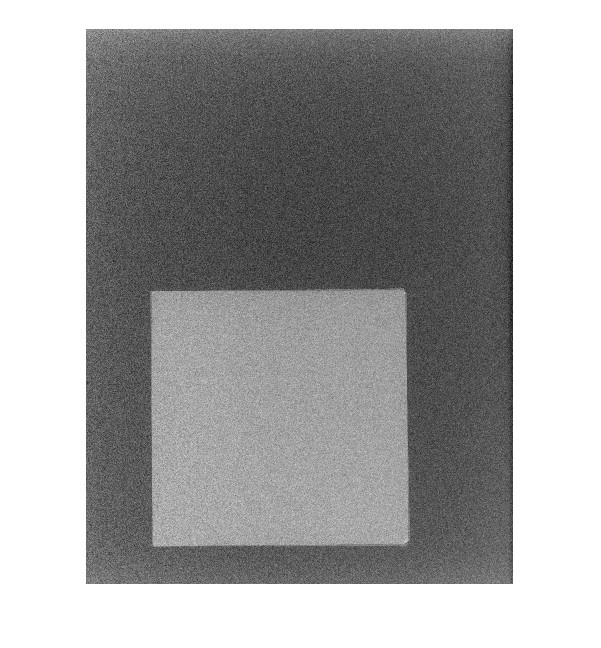
%> input picture IC GIM 2024/Imagens Artigo/mg1.jpg, 601 x 648 px; the run also reads 2 pictures not shown here
$ octave gerar_montagem.m   (GNU Octave 9; MATLAB toolbox functions it lacks are replaced by stand-ins)
%> lines starting %> are read from the running program, lines starting %| are printed output that depends on the picture
clear;clc;close all;
um = imread("mg1.jpg");
%> um is the input picture: size 648x601x3 uint8; min 6, max 255, mean 164.6
dois = imread("mg1_pedaço.jpg");
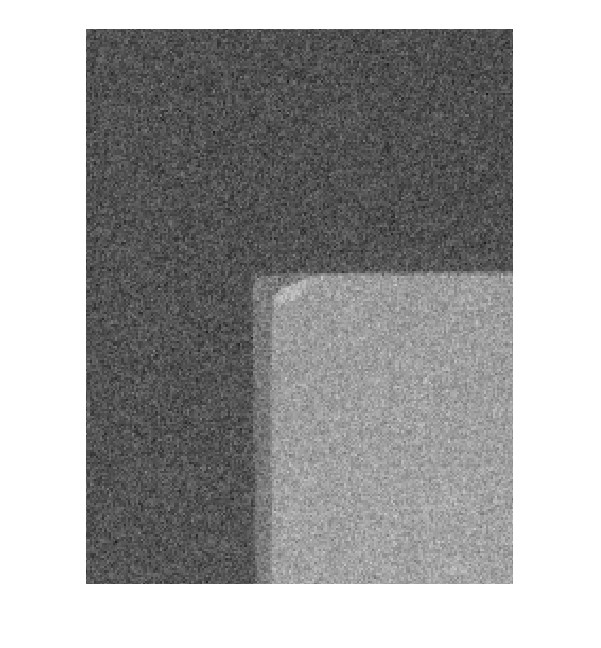
%> input picture IC GIM 2024/Imagens Artigo/mg1_pedaço.jpg, 601 x 648 px
%> dois is the input picture: size 648x601x3 uint8; min 19, max 255, mean 164.7
tres = imread("mg1_gauss.jpg");
quatro = imread("mg1_gauss_pedaço.jpg");
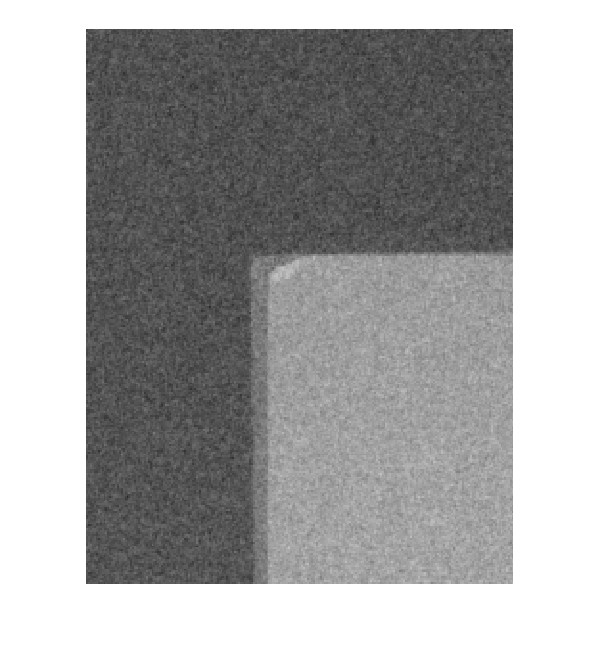
%> input picture IC GIM 2024/Imagens Artigo/mg1_gauss_pedaço.jpg, 601 x 648 px
%> quatro is the input picture: size 648x601x3 uint8; min 37, max 255, mean 166
cinco = imread("mg1_wiener.jpg");
seis = imread("mg1_wiener_pedaço.jpg");
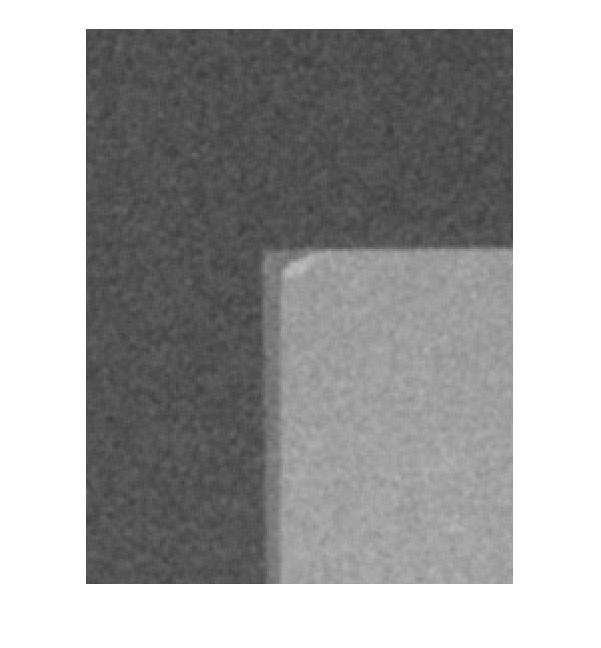
%> input picture IC GIM 2024/Imagens Artigo/mg1_wiener_pedaço.jpg, 601 x 648 px
%> seis is the input picture: size 648x601x3 uint8; min 55, max 255, mean 165.5

figure
t = tiledlayout(2,3);
t.TileSpacing = 'none';
t.Padding = 'none';
nexttile
imshow(um)

nexttile
imshow(tres)

nexttile
imshow(cinco)

nexttile
imshow(dois)

nexttile
imshow(quatro)

nexttile
imshow(seis)
